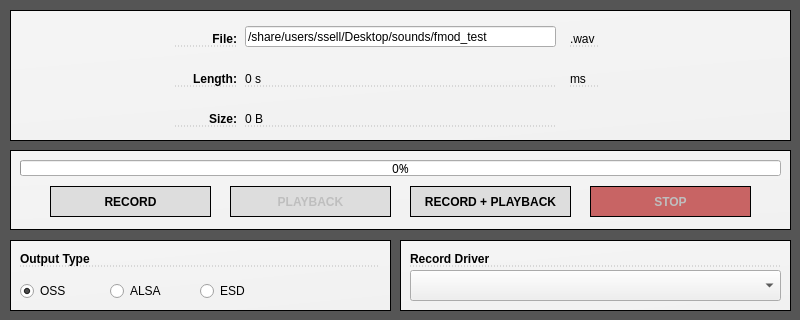
<?xml version="1.0" encoding="UTF-8"?>
<ui version="4.0">
 <class>MainWindow</class>
 <widget class="QMainWindow" name="MainWindow">
  <property name="geometry">
   <rect>
    <x>0</x>
    <y>0</y>
    <width>800</width>
    <height>320</height>
   </rect>
  </property>
  <property name="maximumSize">
   <size>
    <width>800</width>
    <height>320</height>
   </size>
  </property>
  <property name="windowTitle">
   <string>FMOD Sound Test</string>
  </property>
  <property name="styleSheet">
   <string notr="true">#centralWidget
{
	background-color: #555;
}

QFrame
{
	
	background-color: qlineargradient(spread:pad, x1:0.482, y1:0, x2:1, y2:1, stop:0 rgba(244, 244, 244, 255), stop:0.985222 rgba(241, 241, 241, 255), stop:1 rgba(255, 255, 255, 255));
}

QLabel
{
	background-color: transparent;
	border-bottom: 1px dotted #BBB;
}

QPushButton
{
	border: 1px solid black;
	border-radius: 0px;
	background-color: #DDD;
}</string>
  </property>
  <widget class="QWidget" name="centralWidget">
   <widget class="QFrame" name="frameButtons">
    <property name="geometry">
     <rect>
      <x>10</x>
      <y>150</y>
      <width>781</width>
      <height>80</height>
     </rect>
    </property>
    <property name="frameShape">
     <enum>QFrame::StyledPanel</enum>
    </property>
    <property name="frameShadow">
     <enum>QFrame::Raised</enum>
    </property>
    <widget class="QProgressBar" name="playbackProgress">
     <property name="geometry">
      <rect>
       <x>10</x>
       <y>10</y>
       <width>761</width>
       <height>16</height>
      </rect>
     </property>
     <property name="font">
      <font>
       <family>Courier 10 Pitch</family>
       <weight>50</weight>
       <bold>false</bold>
      </font>
     </property>
     <property name="value">
      <number>0</number>
     </property>
    </widget>
    <widget class="QPushButton" name="buttonBoth">
     <property name="geometry">
      <rect>
       <x>400</x>
       <y>36</y>
       <width>161</width>
       <height>31</height>
      </rect>
     </property>
     <property name="font">
      <font>
       <pointsize>9</pointsize>
       <weight>75</weight>
       <bold>true</bold>
      </font>
     </property>
     <property name="text">
      <string>RECORD + PLAYBACK</string>
     </property>
    </widget>
    <widget class="QPushButton" name="buttonRecord">
     <property name="geometry">
      <rect>
       <x>40</x>
       <y>36</y>
       <width>161</width>
       <height>31</height>
      </rect>
     </property>
     <property name="font">
      <font>
       <pointsize>9</pointsize>
       <weight>75</weight>
       <bold>true</bold>
      </font>
     </property>
     <property name="text">
      <string>RECORD</string>
     </property>
    </widget>
    <widget class="QPushButton" name="buttonPlayback">
     <property name="enabled">
      <bool>false</bool>
     </property>
     <property name="geometry">
      <rect>
       <x>220</x>
       <y>36</y>
       <width>161</width>
       <height>31</height>
      </rect>
     </property>
     <property name="font">
      <font>
       <pointsize>9</pointsize>
       <weight>75</weight>
       <bold>true</bold>
      </font>
     </property>
     <property name="text">
      <string>PLAYBACK</string>
     </property>
    </widget>
    <widget class="QPushButton" name="buttonStop">
     <property name="enabled">
      <bool>false</bool>
     </property>
     <property name="geometry">
      <rect>
       <x>580</x>
       <y>36</y>
       <width>161</width>
       <height>31</height>
      </rect>
     </property>
     <property name="font">
      <font>
       <pointsize>9</pointsize>
       <weight>75</weight>
       <bold>true</bold>
      </font>
     </property>
     <property name="styleSheet">
      <string notr="true">background-color: rgb( 200, 100, 100 );</string>
     </property>
     <property name="text">
      <string>STOP</string>
     </property>
    </widget>
   </widget>
   <widget class="QFrame" name="frameOutput">
    <property name="geometry">
     <rect>
      <x>10</x>
      <y>240</y>
      <width>381</width>
      <height>71</height>
     </rect>
    </property>
    <property name="frameShape">
     <enum>QFrame::StyledPanel</enum>
    </property>
    <property name="frameShadow">
     <enum>QFrame::Raised</enum>
    </property>
    <widget class="QLabel" name="label">
     <property name="geometry">
      <rect>
       <x>10</x>
       <y>10</y>
       <width>361</width>
       <height>17</height>
      </rect>
     </property>
     <property name="font">
      <font>
       <weight>75</weight>
       <bold>true</bold>
      </font>
     </property>
     <property name="text">
      <string>Output Type</string>
     </property>
    </widget>
    <widget class="QRadioButton" name="radioOutputOSS">
     <property name="geometry">
      <rect>
       <x>10</x>
       <y>40</y>
       <width>91</width>
       <height>22</height>
      </rect>
     </property>
     <property name="text">
      <string>OSS</string>
     </property>
     <property name="checked">
      <bool>true</bool>
     </property>
    </widget>
    <widget class="QRadioButton" name="radioOutputALSA">
     <property name="geometry">
      <rect>
       <x>100</x>
       <y>40</y>
       <width>91</width>
       <height>22</height>
      </rect>
     </property>
     <property name="text">
      <string>ALSA</string>
     </property>
    </widget>
    <widget class="QRadioButton" name="radioOutputESD">
     <property name="geometry">
      <rect>
       <x>190</x>
       <y>40</y>
       <width>91</width>
       <height>22</height>
      </rect>
     </property>
     <property name="text">
      <string>ESD</string>
     </property>
    </widget>
   </widget>
   <widget class="QFrame" name="frameDriver">
    <property name="geometry">
     <rect>
      <x>400</x>
      <y>240</y>
      <width>391</width>
      <height>71</height>
     </rect>
    </property>
    <property name="frameShape">
     <enum>QFrame::StyledPanel</enum>
    </property>
    <property name="frameShadow">
     <enum>QFrame::Raised</enum>
    </property>
    <widget class="QLabel" name="label_2">
     <property name="geometry">
      <rect>
       <x>10</x>
       <y>10</y>
       <width>371</width>
       <height>17</height>
      </rect>
     </property>
     <property name="font">
      <font>
       <weight>75</weight>
       <bold>true</bold>
      </font>
     </property>
     <property name="text">
      <string>Record Driver</string>
     </property>
    </widget>
    <widget class="QComboBox" name="driverSelect">
     <property name="geometry">
      <rect>
       <x>10</x>
       <y>30</y>
       <width>371</width>
       <height>31</height>
      </rect>
     </property>
    </widget>
   </widget>
   <widget class="QFrame" name="frameInfo">
    <property name="geometry">
     <rect>
      <x>10</x>
      <y>10</y>
      <width>781</width>
      <height>131</height>
     </rect>
    </property>
    <property name="frameShape">
     <enum>QFrame::StyledPanel</enum>
    </property>
    <property name="frameShadow">
     <enum>QFrame::Raised</enum>
    </property>
    <widget class="QLabel" name="label_3">
     <property name="geometry">
      <rect>
       <x>165</x>
       <y>20</y>
       <width>62</width>
       <height>17</height>
      </rect>
     </property>
     <property name="font">
      <font>
       <weight>75</weight>
       <bold>true</bold>
      </font>
     </property>
     <property name="text">
      <string>File:</string>
     </property>
     <property name="alignment">
      <set>Qt::AlignRight|Qt::AlignTrailing|Qt::AlignVCenter</set>
     </property>
    </widget>
    <widget class="QLabel" name="label_4">
     <property name="geometry">
      <rect>
       <x>165</x>
       <y>60</y>
       <width>62</width>
       <height>17</height>
      </rect>
     </property>
     <property name="font">
      <font>
       <weight>75</weight>
       <bold>true</bold>
      </font>
     </property>
     <property name="text">
      <string>Length:</string>
     </property>
     <property name="alignment">
      <set>Qt::AlignRight|Qt::AlignTrailing|Qt::AlignVCenter</set>
     </property>
    </widget>
    <widget class="QLabel" name="label_5">
     <property name="geometry">
      <rect>
       <x>165</x>
       <y>100</y>
       <width>62</width>
       <height>17</height>
      </rect>
     </property>
     <property name="font">
      <font>
       <weight>75</weight>
       <bold>true</bold>
      </font>
     </property>
     <property name="text">
      <string>Size:</string>
     </property>
     <property name="alignment">
      <set>Qt::AlignRight|Qt::AlignTrailing|Qt::AlignVCenter</set>
     </property>
    </widget>
    <widget class="QLineEdit" name="editFilename">
     <property name="geometry">
      <rect>
       <x>235</x>
       <y>16</y>
       <width>311</width>
       <height>21</height>
      </rect>
     </property>
     <property name="text">
      <string>/share/users/ssell/Desktop/sounds/fmod_test</string>
     </property>
    </widget>
    <widget class="QLabel" name="labelLength">
     <property name="geometry">
      <rect>
       <x>235</x>
       <y>60</y>
       <width>311</width>
       <height>17</height>
      </rect>
     </property>
     <property name="text">
      <string>0 s</string>
     </property>
    </widget>
    <widget class="QLabel" name="labelSize">
     <property name="geometry">
      <rect>
       <x>235</x>
       <y>100</y>
       <width>311</width>
       <height>17</height>
      </rect>
     </property>
     <property name="text">
      <string>0 B</string>
     </property>
    </widget>
   </widget>
   <widget class="QLabel" name="label_6">
    <property name="geometry">
     <rect>
      <x>570</x>
      <y>30</y>
      <width>31</width>
      <height>17</height>
     </rect>
    </property>
    <property name="text">
     <string>.wav</string>
    </property>
   </widget>
   <widget class="QLabel" name="label_7">
    <property name="geometry">
     <rect>
      <x>570</x>
      <y>70</y>
      <width>31</width>
      <height>17</height>
     </rect>
    </property>
    <property name="text">
     <string>ms</string>
    </property>
   </widget>
  </widget>
 </widget>
 <layoutdefault spacing="6" margin="11"/>
 <resources/>
 <connections/>
</ui>
